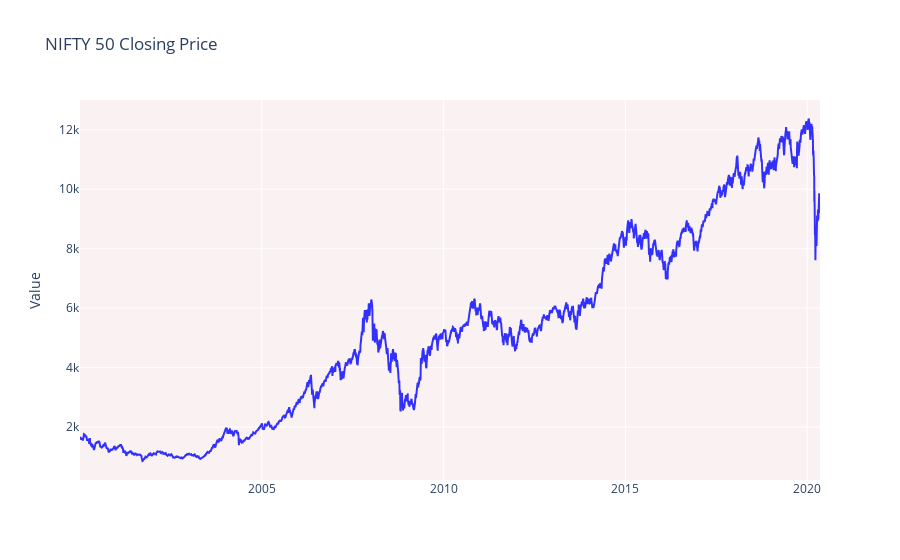

Source (notebook cell):
### Code cell
fig = go.Figure()
fig.add_trace(go.Scatter(
         x=nifty_50['Date'],
         y=nifty_50['Close'],
         name='Closing Price',
    line=dict(color='blue'),
    opacity=0.8))

    
fig.update_layout(title_text='NIFTY 50 Closing Price',plot_bgcolor='rgb(250, 242, 242)',yaxis_title='Value')

fig.show()

### Figure 1 — Plotly figure (JSON) as saved in the notebook; plotly's stock layout.template omitted (floating-point values rounded to 4 significant figures; data arrays with more than 128 entries replaced by an {"elided": "..."} marker saying what was removed)
{"data": [{"line": {"color": "blue"}, "name": "Closing Price", "opacity": 0.8, "type": "scatter", "x": {"elided": "5061 str values"}, "y": {"elided": "5061 float values"}}], "layout": {"autosize": true, "plot_bgcolor": "rgb(250, 242, 242)", "title": {"text": "NIFTY 50 Closing Price"}, "xaxis": {"autorange": true, "range": ["2000-01-03", "2020-05-08"], "type": "date"}, "yaxis": {"autorange": true, "range": [214.9, 13000.0], "title": {"text": "Value"}, "type": "linear"}}}
